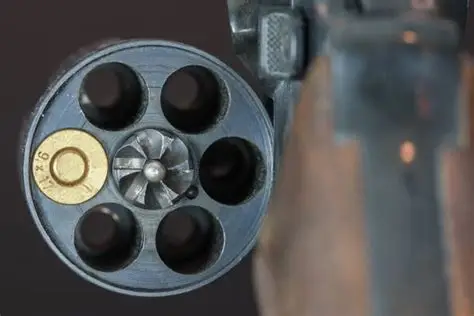
#> input picture tools/art/barillet-photo.webp, 474 x 316 px
$ python barillet.py
#> lines starting #> are read from the running program, lines starting #| are printed output that depends on the picture
#!/usr/bin/env python3
"""La Roulette Russe : images fabriquées par code.

- `barrel.webp` / `prime.webp` : le barillet découpé dans la photo du propriétaire (`barillet-photo.webp`).
  La balle est retirée (la chambre est remplie avec une chambre vide de la même photo), puis découpée à part
  pour remplir les 6 chambres. Le barillet est tourné de 30° : une chambre en haut (celle qui tire).
- `planks.webp` (fond des rouleaux) et `frame.webp` (cadre de la machine) : bois usé, sombre et net, dessinés
  par bruit (aucune image reprise d'un autre jeu).

    python3 tools/art/barillet.py      → assets/games/barillet/…  (puis changer IMG_V / CACHE si besoin)
"""
import math, os
import numpy as np
from PIL import Image, ImageFilter, ImageDraw, ImageEnhance

HERE = os.path.dirname(os.path.abspath(__file__))
OUT = os.path.join(HERE, '..', '..', 'assets', 'games', 'barillet')
rng = np.random.default_rng(7)

# ---------- the barrel (photo) ----------
CX, CY = 151.0, 167.5     # centre of the cylinder (ejector star) in the photo
R_CYL = 125.5             # cylinder radius
R_RING = 82.0             # chambers ring radius
R_HOLE = 35.0             # chamber radius (with its chamfer)
R_PRIME = 37.5            # cartridge rim radius
BULLET_ANG = 180          # the cartridge sits in the chamber on the left
EMPTY_ANG = 0             # the chamber on the right is empty: copied over the cartridge
S = 4                     # work at 4× (the photo is small)
SIZE = 1024               # output size of barrel.webp


def circle_mask(w, h, cx, cy, r, feather):
    y, x = np.mgrid[0:h, 0:w]
    d = np.hypot(x - cx, y - cy)
    return np.clip((r - d) / feather + 0.5, 0, 1)


def barrel():
    src = Image.open(os.path.join(HERE, 'barillet-photo.webp')).convert('RGB')
#> src is the input picture: PIL image 474x316 RGB; mean R, G, B 81.8, 82.3, 82.2
    big = src.resize((src.width * S, src.height * S), Image.LANCZOS)
    big = big.filter(ImageFilter.UnsharpMask(radius=3, percent=90, threshold=2))
    a = np.asarray(big).astype(np.float32)
    cx, cy = CX * S, CY * S

    def pos(ang):
        t = math.radians(ang)
        return cx + R_RING * S * math.cos(t), cy + R_RING * S * math.sin(t)

    # 1) the cartridge, cut out on its own (RGBA)
    bx, by = pos(BULLET_ANG)
    r = R_PRIME * S
    box = (int(bx - r - 8), int(by - r - 8), int(bx + r + 8), int(by + r + 8))
    prime = big.crop(box)
    m = circle_mask(prime.width, prime.height, bx - box[0], by - box[1], r, 2.5)
    prime = np.dstack([np.asarray(prime).astype(np.float32), m * 255]).astype(np.uint8)
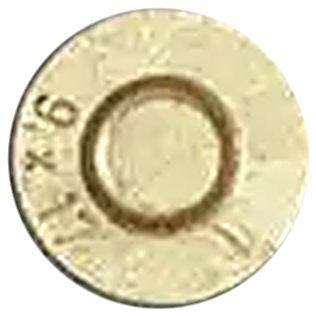
#> prime: shape (316, 316, 4); mean R, G, B, A 178.1, 172.8, 140.7, 180.5; transparent parts drawn white
    prime = Image.fromarray(prime, 'RGBA')
    prime = ImageEnhance.Color(ImageEnhance.Contrast(prime).enhance(1.15)).enhance(1.35)
#> prime: PIL image 316x316 RGBA
    prime.resize((256, 256), Image.LANCZOS).save(os.path.join(OUT, 'prime.webp'), quality=92, method=6)
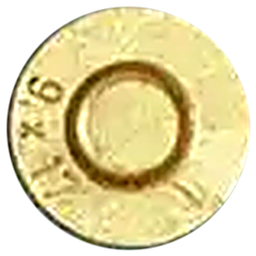
#> saved as prime.webp: PIL image 256x256 RGBA; mean R, G, B, A 155.8, 144.4, 94.7, 180.5; transparent parts drawn white

    # 2) the empty chamber on the right, turned by 180° and laid over the cartridge
    rot = np.asarray(big.rotate(180, center=(cx, cy), resample=Image.BICUBIC)).astype(np.float32)
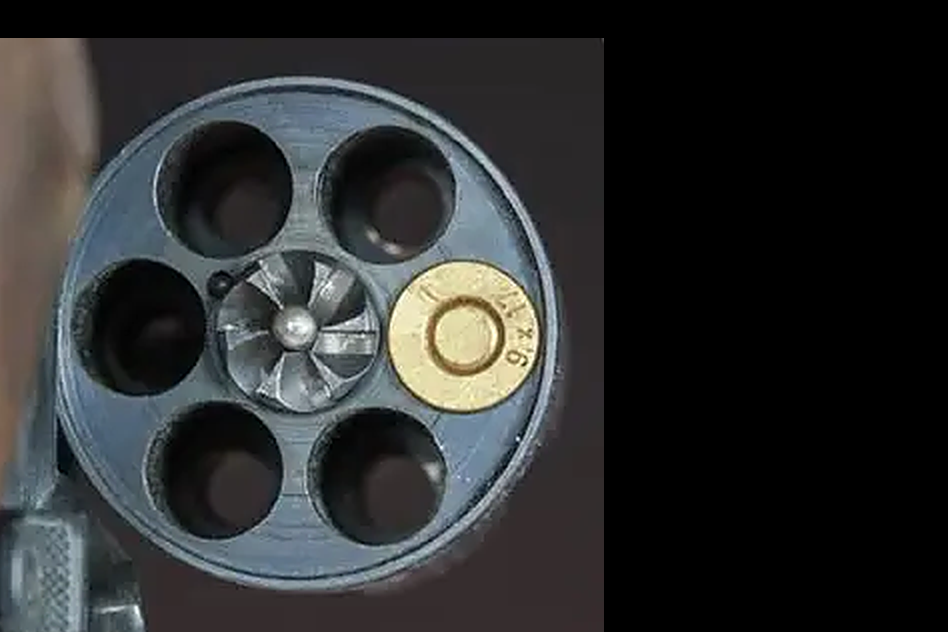
#> rot: shape (1264, 1896, 3) float32 (shown at 1/2 size); mean R, G, B 45.1, 46.8, 47
    m = circle_mask(a.shape[1], a.shape[0], bx, by, (R_PRIME + 2.5) * S, 6 * S)[..., None]
    a = a * (1 - m) + rot * m

    # 3) the cylinder alone, turned so a chamber sits on top, on a transparent background
    im = Image.fromarray(a.clip(0, 255).astype(np.uint8))
    im = im.rotate(-30, center=(cx, cy), resample=Image.BICUBIC)
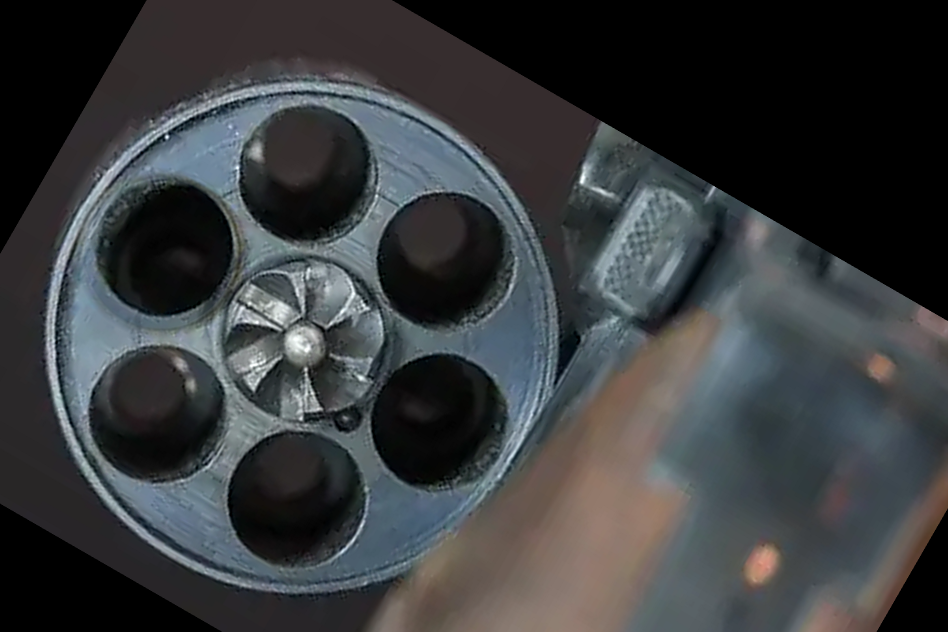
#> im: PIL image 1896x1264 RGB (shown at 1/2 size); mean R, G, B 57, 59.5, 61.4
    r = R_CYL * S
    side = int(r * 2 + 8 * S)
    box = (int(cx - side / 2), int(cy - side / 2), int(cx - side / 2) + side, int(cy - side / 2) + side)
    cyl = im.crop(box)
    m = circle_mask(side, side, cx - box[0], cy - box[1], r - 1 * S, 1.5 * S)
    cyl = Image.fromarray(np.dstack([np.asarray(cyl), (m * 255).astype(np.uint8)]), 'RGBA')
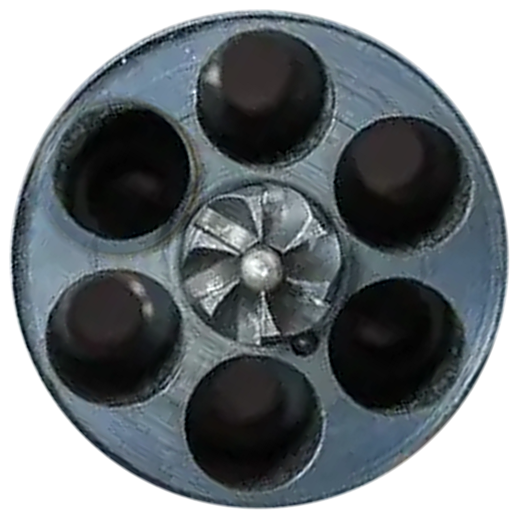
#> cyl: PIL image 1036x1036 RGBA (shown at 1/2 size); mean R, G, B, A 65.4, 70.8, 74.5, 185.1; transparent parts drawn white
    cyl = cyl.resize((SIZE, SIZE), Image.LANCZOS)
#> cyl: PIL image 1024x1024 RGBA
    cyl.save(os.path.join(OUT, 'barrel.webp'), quality=90, method=6)
    # where things land in the 100×100 SVG viewBox
    k = 100 / side
    print('barrel: ring', round(R_RING * S * k, 2), 'hole', round(R_HOLE * S * k, 2), 'prime', round(R_PRIME * S * k, 2),
          'centre', round((cx - box[0]) * k, 2), round((cy - box[1]) * k, 2))


# ---------- weathered wood ----------
def noise1(n, scale, octaves=4):
    """smooth 1-D noise of length n"""
    out = np.zeros(n)
    amp, tot = 1.0, 0.0
    for o in range(octaves):
        k = max(2, int(n / scale * 2 ** o) + 2)
        pts = rng.standard_normal(k)
        out += amp * np.interp(np.linspace(0, k - 1, n), np.arange(k), pts)
        tot += amp
        amp *= 0.5
    return out / tot


def noise2(h, w, sy, sx, octaves=4):
    """smooth 2-D value noise, cell size sy × sx"""
    out = np.zeros((h, w), np.float32)
    amp, tot = 1.0, 0.0
    for o in range(octaves):
        gy, gx = max(2, int(h / sy * 2 ** o) + 2), max(2, int(w / sx * 2 ** o) + 2)
        g = Image.fromarray(rng.standard_normal((gy, gx)).astype(np.float32), 'F')
        out += amp * np.asarray(g.resize((w, h), Image.BICUBIC))
        tot += amp
        amp *= 0.5
    return out / tot


def boards(h, w, widths, base, light, seed_knots=3, groove=7):
    """planks of the given widths (along x), grain along y; returns float RGB 0..255"""
#> called with h = 1400, w = 420, base = array of shape (3,), light = array of shape (3,), seed_knots = 3, groove = 8
    img = np.zeros((h, w, 3), np.float32)
    yy, xx = np.mgrid[0:h, 0:w].astype(np.float32)
    x0 = 0
    for bw in widths:
        x1 = min(w, x0 + bw)
        ww = x1 - x0
        X, Y = xx[:, x0:x1] - x0, yy[:, x0:x1]
        # wood: stripes along the board, bent by slow noise, of uneven width
        warp = noise2(h, ww, 300, 50, 3) * 14 + noise2(h, ww, 60, 20, 2) * 3
        u = X + warp + rng.uniform(0, 100)
        f = 0.11 + 0.05 * noise2(h, ww, 500, 200, 1)
        rings = np.abs(np.sin(u * f))
        late = rings ** 0.35                          # wide light early wood, thin dark late wood
        fib = noise2(h, ww, 90, 1.3, 2)                # long fibres
        scr = noise2(h, ww, 3, 1, 1)                   # fine scratches
        tone = noise2(h, ww, 400, 120, 2) * 0.35 + rng.normal(0, 0.12)
        t = 0.18 + 0.42 * late + 0.10 * fib + 0.05 * scr + tone
        # knots with rings around them
        for _ in range(rng.integers(0, seed_knots + 1)):
            ky, kx, kr = rng.uniform(80, h - 80), rng.uniform(ww * .25, ww * .75), rng.uniform(ww * .05, ww * .1)
            d = np.hypot((X - kx) / kr, (Y - ky) / (kr * 2.4))
            t = t - 0.45 * np.exp(-d ** 2 * 1.5) + 0.12 * np.exp(-((d - 1.6) ** 2) * 3) * np.sin(d * 10)
        # cracks: a few thin dark lines along the grain
        for _ in range(rng.integers(0, 3)):
            cx0, cy0, ln = rng.uniform(10, ww - 10), rng.uniform(0, h), rng.uniform(h * .1, h * .4)
            line = np.exp(-((X - cx0 - warp * .6) / 1.1) ** 2) * ((Y > cy0) & (Y < cy0 + ln))
            t = t - 0.5 * line
        # worn lighter edges, dark groove between boards
        e = np.minimum(X, ww - 1 - X)
        t = t + 0.16 * np.exp(-((e - groove) / 3) ** 2) * (e > groove - 2)
        t = np.where(e < groove, t * (0.18 + 0.5 * (e / groove) ** 2), t)
        t = np.clip(t, 0, 1.2)[..., None]
        img[:, x0:x1] = base + (light - base) * t
        x0 = x1
        if x0 >= w:
            break
    img *= (1 + 0.06 * noise2(h, w, 150, 150, 2))[..., None]
    return img


def nail(img, x, y, r):
    h, w, _ = img.shape
    yy, xx = np.mgrid[0:h, 0:w]
    d = np.hypot(xx - x, yy - y)
    head = np.clip(r - d + .5, 0, 1)[..., None]
    shade = np.clip(1 - np.hypot(xx - (x - r * .35), yy - (y - r * .35)) / (r * 1.6), 0, 1)[..., None]
    col = np.array([40, 38, 36]) + shade * np.array([120, 112, 100])
    ring = np.clip(1 - np.abs(d - r - 1.2) / 1.5, 0, 1)[..., None] * 0.6
    img[:] = img * (1 - ring) + img * ring * 0.3
    img[:] = img * (1 - head) + col * head


def planks():
    # one reel: three narrow dark boards, grain running down, like an old barn wall
    h, w = 1400, 420
    img = boards(h, w, [138, 144, 138], np.array([24, 21, 18]), np.array([96, 84, 72]), groove=8)
    for x in (69, 210, 351):
        for y in (60, h - 60):
            nail(img, x, y, 7)
    Image.fromarray(img.clip(0, 255).astype(np.uint8)).save(os.path.join(OUT, 'planks.webp'), quality=86, method=6)
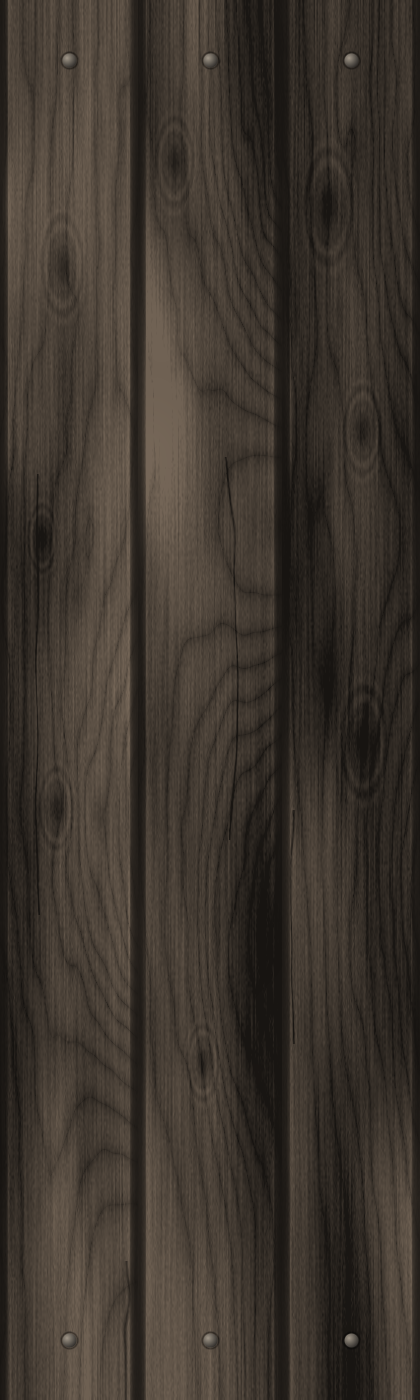
#> saved as planks.webp: PIL image 420x1400 RGB; mean R, G, B 61.2, 53.5, 45.8


def frame():
    # the frame of the machine: grey weathered boards laid flat (grain across), lighter than the reels
    h, w = 900, 1600
    img = boards(w, h, [150, 170, 160, 140, 180, 150, 160, 170, 160, 160], np.array([40, 38, 34]), np.array([128, 122, 110]), seed_knots=2, groove=6)
    img = np.transpose(img, (1, 0, 2)).copy()
    Image.fromarray(img.clip(0, 255).astype(np.uint8)).save(os.path.join(OUT, 'frame.webp'), quality=84, method=6)
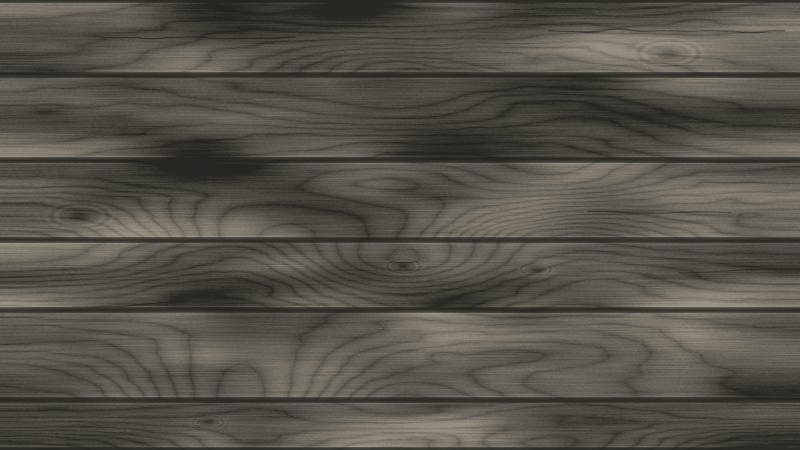
#> saved as frame.webp: PIL image 1600x900 RGB (shown at 1/2 size); mean R, G, B 85.6, 81.5, 73.4


if __name__ == '__main__':
    barrel()
    planks()
    frame()
